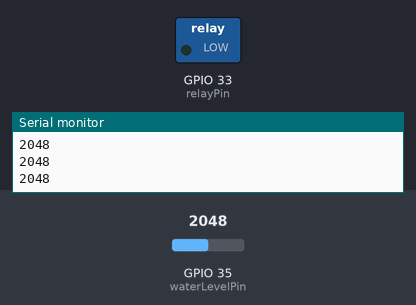
Bench run of a sketch on a simulated ESP32. On the bench: switched loads named in the sketch (green lamp = pin HIGH), the last lines printed to the serial monitor. The test bench sets the inputs (shaded band); at power-on: GPIO 35 (waterLevelPin) = 2048.

Above: at 1.2 s.
1.3 s: GPIO 35 (waterLevelPin) set to 1752
2.8 s: GPIO 35 (waterLevelPin) set to 1644
At 3.5 s:
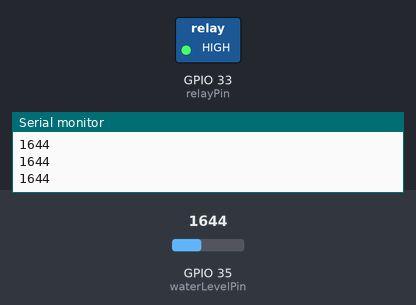
4.3 s: GPIO 35 (waterLevelPin) set to 1740
At 4.8 s:
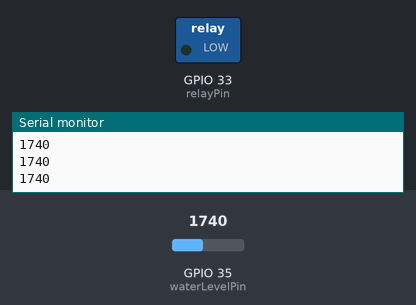
5.8 s: GPIO 35 (waterLevelPin) set to 1660
At 6.2 s:
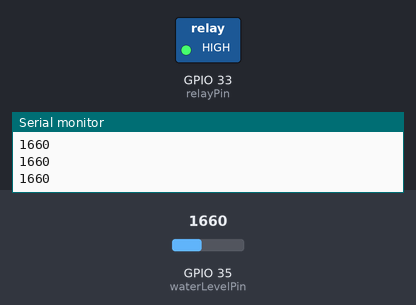
Timing chart, 0 to 8.3 s (numbered marks = the images above; inputs shaded):
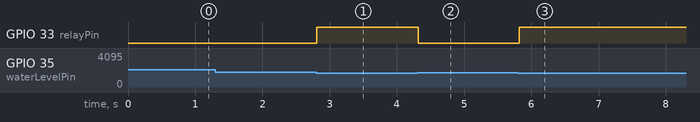

The sketch:

waterLevelTest.ino
```cpp
int waterLevelPin = 35;
int relayPin = 33;
int go = 0;
void setup() {
  // put your setup code here, to run once:
  pinMode(waterLevelPin, INPUT);
  pinMode(relayPin, OUTPUT);
  Serial.begin(9600);
}

void loop() {
  int waterVal = analogRead(waterLevelPin);
  Serial.println(waterVal);
  if(waterVal < 1700){
    digitalWrite(relayPin,HIGH);
  }else{
    digitalWrite(relayPin, LOW);
  }
  delay(50);
}
```

Measured:
- the behaviour switches between 1700 and 1699 on GPIO 35 (waterLevelPin) (found by bisection; images 0 and 1)
- after the input at 2.8 s, GPIO 33 (relayPin): LOW → HIGH at once
- after the input at 4.3 s, GPIO 33 (relayPin): HIGH → LOW at once
- after the input at 5.8 s, GPIO 33 (relayPin): LOW → HIGH at once
